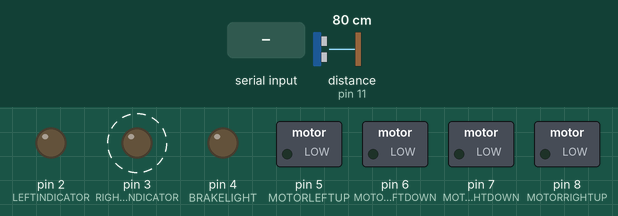
A sketch run on a simulated Arduino Uno, built with avr-gcc and run on an emulated ATmega328P. On the bench: switched loads named in the sketch (green lamp = pin HIGH), output pins drawn as LEDs (lit = HIGH). Dashed ring = blinking. Inputs (shaded band) come from the test bench; at power-on: distance to the obstacle (sensor on pin 11) 80 cm. What the sketch prints to the serial monitor is not drawn.

Above: at 0.75 s.
1.3 s: "i" received over Serial
At 2.27 s:
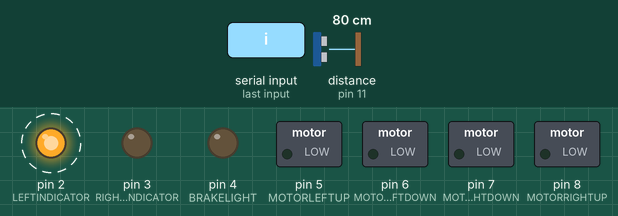
4.5 s: byte 122 ('z') received over Serial
At 5.29 s:
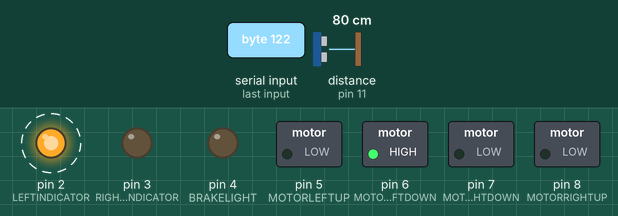
7.7 s: byte 88 ('X') received over Serial
At 8.32 s:
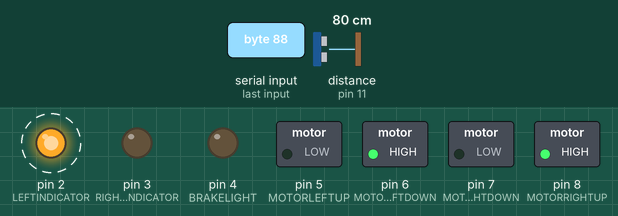
10.9 s: byte 120 ('x') received over Serial
At 11.35 s:
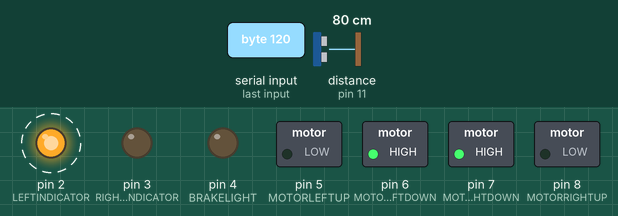
14.1 s: "e" received over Serial
At 14.98 s:
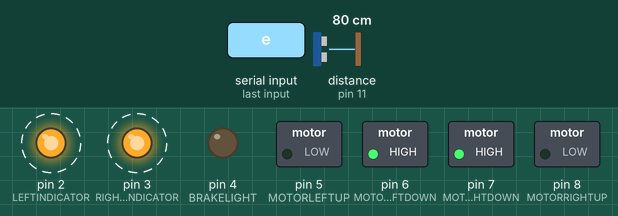
17.3 s: "n" received over Serial
At 18.01 s:
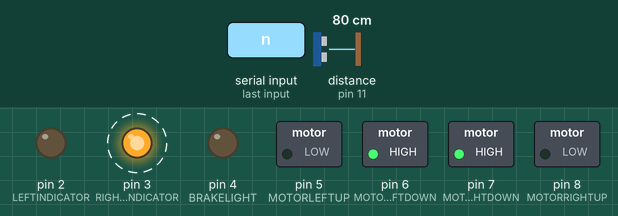
Timing chart, 0 to 21.5 s (numbered marks = the images above; inputs shaded):
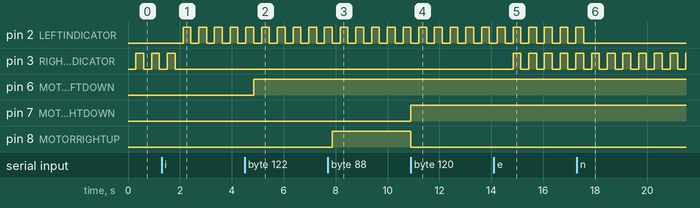

The sketch:

arduino-robot-bluetooth.ino
```cpp
#include <NewPing.h>

#define LEFTINDICATOR 2
#define RIGHTINDICATOR 3
#define INDICATORSDELAY 300
#define BRAKELIGHT 4

#define MOTORLEFTUP 5
#define MOTORLEFTDOWN 6
#define MOTORLEFTSPEED 9

#define MOTORRIGHTUP 8
#define MOTORRIGHTDOWN 7
#define MOTORRIGHTSPEED 10

enum class Indicators: char{
  none,
  left,
  right,
  emergency
} indicators;
NewPing sonar(12, 11);

void setup() {
  pinMode(LEFTINDICATOR, OUTPUT);
  pinMode(RIGHTINDICATOR, OUTPUT);
  pinMode(BRAKELIGHT, OUTPUT);
  pinMode(MOTORLEFTUP, OUTPUT);
  pinMode(MOTORLEFTDOWN, OUTPUT);
  pinMode(MOTORRIGHTUP, OUTPUT);
  pinMode(MOTORRIGHTDOWN, OUTPUT);
  Serial.begin(9600);
  Serial.write("AT\r\n");
  // you can change 5454 to your password
  Serial.write("AT+PSWD=4545\r\n");
  // you can change arduino_robot to your name
  Serial.write("AT+NAME=arduino_robot\r\n");
}

void loop() {
  Serial.write('d');
  Serial.write(sonar.ping_cm());
  if(Serial.available()){
    char data = Serial.read();
    switch(data)
    {
      case 'i':
        Serial.write('i');
        Serial.write((char)indicators);
      case 'l':
        indicators = Indicators::left;
        break;
      case 'r':
        indicators = Indicators::right;
        break;
      case 'e':
        indicators = Indicators::emergency;
        break;
      case 'n':
        indicators = Indicators::none;
        break;
      case 'B':
        digitalWrite(BRAKELIGHT, HIGH);
        break;
      case 'b':
        digitalWrite(BRAKELIGHT, LOW);
        break;
      case 'L':
        if(Serial.available())
        {
          data = Serial.read();
          analogWrite(MOTORLEFTSPEED, data);
        }
        break;
      case 'R':
        if(Serial.available())
        {
          data = Serial.read();
          analogWrite(MOTORRIGHTSPEED, data);
        }
        break;
      case 'Z':
        digitalWrite(MOTORLEFTDOWN, LOW);
        digitalWrite(MOTORLEFTUP, HIGH);
        break;
      case 'z':
        digitalWrite(MOTORLEFTUP, LOW);
        digitalWrite(MOTORLEFTDOWN, HIGH);
        break;
      case 'X':
        digitalWrite(MOTORRIGHTDOWN, LOW);
        digitalWrite(MOTORRIGHTUP, HIGH);
        break;
      case 'x':
        digitalWrite(MOTORRIGHTUP, LOW);
        digitalWrite(MOTORRIGHTDOWN, HIGH);
        break;
    }
  }
  delay(INDICATORSDELAY);
  switch(indicators){
    case Indicators::left:
      digitalWrite(LEFTINDICATOR, HIGH);
      delay(INDICATORSDELAY);
      digitalWrite(LEFTINDICATOR, LOW);
      break;
    case Indicators::none:
      digitalWrite(RIGHTINDICATOR, HIGH);
      delay(INDICATORSDELAY);
      digitalWrite(RIGHTINDICATOR, LOW);
      break;
    case Indicators::emergency:
      digitalWrite(LEFTINDICATOR, HIGH);
      digitalWrite(RIGHTINDICATOR, HIGH);
      delay(INDICATORSDELAY);
      digitalWrite(LEFTINDICATOR, LOW);
      digitalWrite(RIGHTINDICATOR, LOW);
      break;
  }
}
```

Measured:
- after the input at 1.3 s, pin 2 (LEFTINDICATOR): alternates HIGH for 0.30 s and LOW for 0.31 s, starting after 0.82 s; pin 3 (RIGHTINDICATOR): goes on until 1.8 s, then stays LOW
- after the input at 4.5 s, pin 6 (MOTORLEFTDOWN): LOW → HIGH after 0.35 s
- after the input at 7.7 s, pin 8 (MOTORRIGHTUP): LOW → HIGH after 0.18 s
- after the input at 10.9 s, pin 7 (MOTORRIGHTDOWN): LOW → HIGH at once; pin 8 (MOTORRIGHTUP): HIGH → LOW at once
- after the input at 14.1 s, pin 3 (RIGHTINDICATOR): alternates HIGH for 0.30 s and LOW for 0.31 s, starting after 0.73 s
- after the input at 17.3 s, pin 2 (LEFTINDICATOR): goes on until 17.6 s, then stays LOW
- by itself, pin 3 (RIGHTINDICATOR): alternates HIGH for 0.30 s and LOW for 0.31 s
